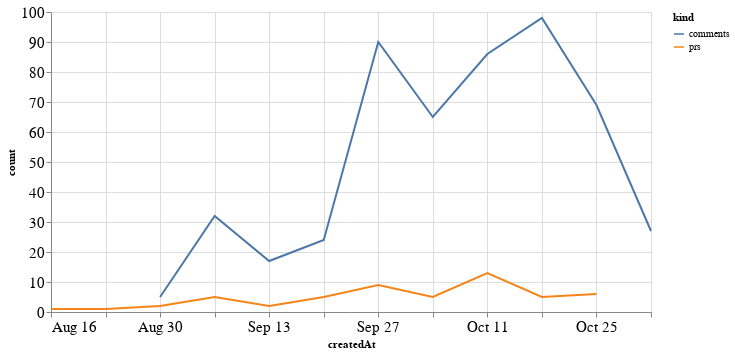

The cell this chart's notebook holds for it:
### Code cell
alt.Chart(total_time, width=600).mark_line().encode(
    x='createdAt',
    y='count',
    color='kind'
)

### Figure 1 — Vega-Lite specification as saved in the notebook (floating-point values rounded to 4 significant figures)
{"config": {"axisLeft": {"labelFontSize": 15}, "axisBottom": {"labelFontSize": 15}}, "data": {"name": "data-4506698f49861b3f201daa3a02b61200"}, "mark": "line", "encoding": {"color": {"type": "nominal", "field": "kind"}, "x": {"type": "temporal", "field": "createdAt"}, "y": {"type": "quantitative", "field": "count"}}, "width": 600, "$schema": "https://vega.github.io/schema/vega-lite/v4.8.1.json", "datasets": {"data-4506698f49861b3f201daa3a02b61200": [{"createdAt": "2020-08-16T00:00:00", "kind": "prs", "count": 1.0}, {"createdAt": "2020-08-23T00:00:00", "kind": "prs", "count": 1.0}, {"createdAt": "2020-08-30T00:00:00", "kind": "prs", "count": 2.0}, {"createdAt": "2020-09-06T00:00:00", "kind": "prs", "count": 5.0}, {"createdAt": "2020-09-13T00:00:00", "kind": "prs", "count": 2.0}, {"createdAt": "2020-09-20T00:00:00", "kind": "prs", "count": 5.0}, {"createdAt": "2020-09-27T00:00:00", "kind": "prs", "count": 9.0}, {"createdAt": "2020-10-04T00:00:00", "kind": "prs", "count": 5.0}, {"createdAt": "2020-10-11T00:00:00", "kind": "prs", "count": 13.0}, {"createdAt": "2020-10-18T00:00:00", "kind": "prs", "count": 5.0}, {"createdAt": "2020-10-25T00:00:00", "kind": "prs", "count": 6.0}, {"createdAt": "2020-11-01T00:00:00", "kind": "prs", "count": null}, {"createdAt": "2020-08-16T00:00:00", "kind": "comments", "count": null}, {"createdAt": "2020-08-23T00:00:00", "kind": "comments", "count": null}, {"createdAt": "2020-08-30T00:00:00", "kind": "comments", "count": 5.0}, {"createdAt": "2020-09-06T00:00:00", "kind": "comments", "count": 32.0}, {"createdAt": "2020-09-13T00:00:00", "kind": "comments", "count": 17.0}, {"createdAt": "2020-09-20T00:00:00", "kind": "comments", "count": 24.0}, {"createdAt": "2020-09-27T00:00:00", "kind": "comments", "count": 90.0}, {"createdAt": "2020-10-04T00:00:00", "kind": "comments", "count": 65.0}, {"createdAt": "2020-10-11T00:00:00", "kind": "comments", "count": 86.0}, {"createdAt": "2020-10-18T00:00:00", "kind": "comments", "count": 98.0}, {"createdAt": "2020-10-25T00:00:00", "kind": "comments", "count": 69.0}, {"createdAt": "2020-11-01T00:00:00", "kind": "comments", "count": 27.0}]}}
